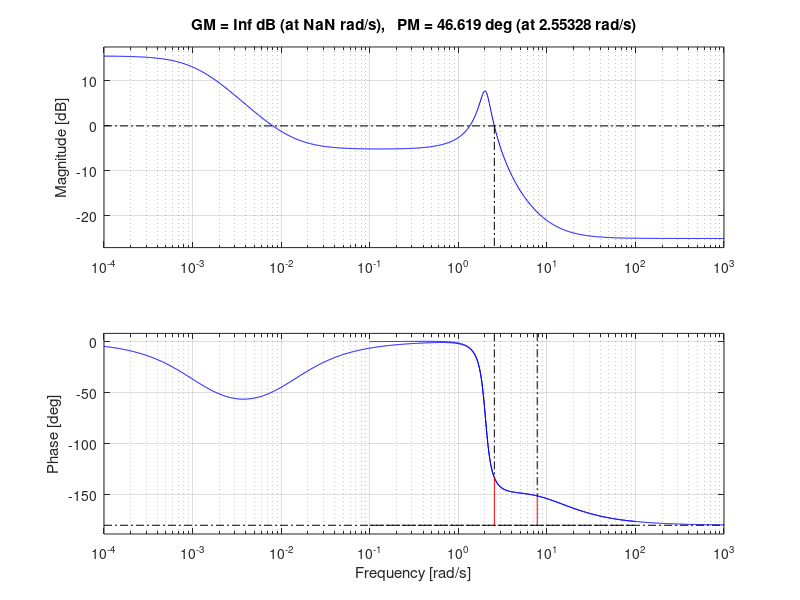

Here is the MATLAB script that generated this plot: (Note: this script raises an error after producing the figure.)
clc; clear; close all;
% 모델 생성
num = [5 20];
den = [1 0.5 4];
Gp_tf = tf(num,den);
T=0.2;
Gd_tf = c2d(Gp_tf,T,'zoh');


Gw_tf = d2c(Gd_tf,'tustin');

om_w1 = 2.49;

k_w0 = 0.005;% 0.1 이하로 설정.

om_w0 = k_w0*om_w1;

a0 = 1.2; % 임의로 설정

k_wp = 0.3; % 1이하로 설정

om_wp = k_wp*om_w0/(a0*exp(20.1/20));

Dw_lag_tf = a0*tf([1/om_w0 1], [1/om_wp 1]);

figure();
margin(Gw_tf); hold on;
margin(Gw_tf * Dw_lag_tf); grid on;
legend('Without compensator', 'With compensator', 'Interpreter', ' latex');

% Dw_lag_tf를 이산시간으로 변환
Dd_lag_tf = c2d(Dw_lag_tf, T, 'zoh');

Dd_lag_tf

fprintf('Kc = %f\n', Dd_lag_tf.Numerator{1}(1));
fprintf('z0 = %f\n', -Dd_lag_tf.Numerator{1}(2)/Dd_lag_tf.Numerator{1}(1));
fprintf('zp = %f\n', -Dd_lag_tf.Denominator{1}(2));

